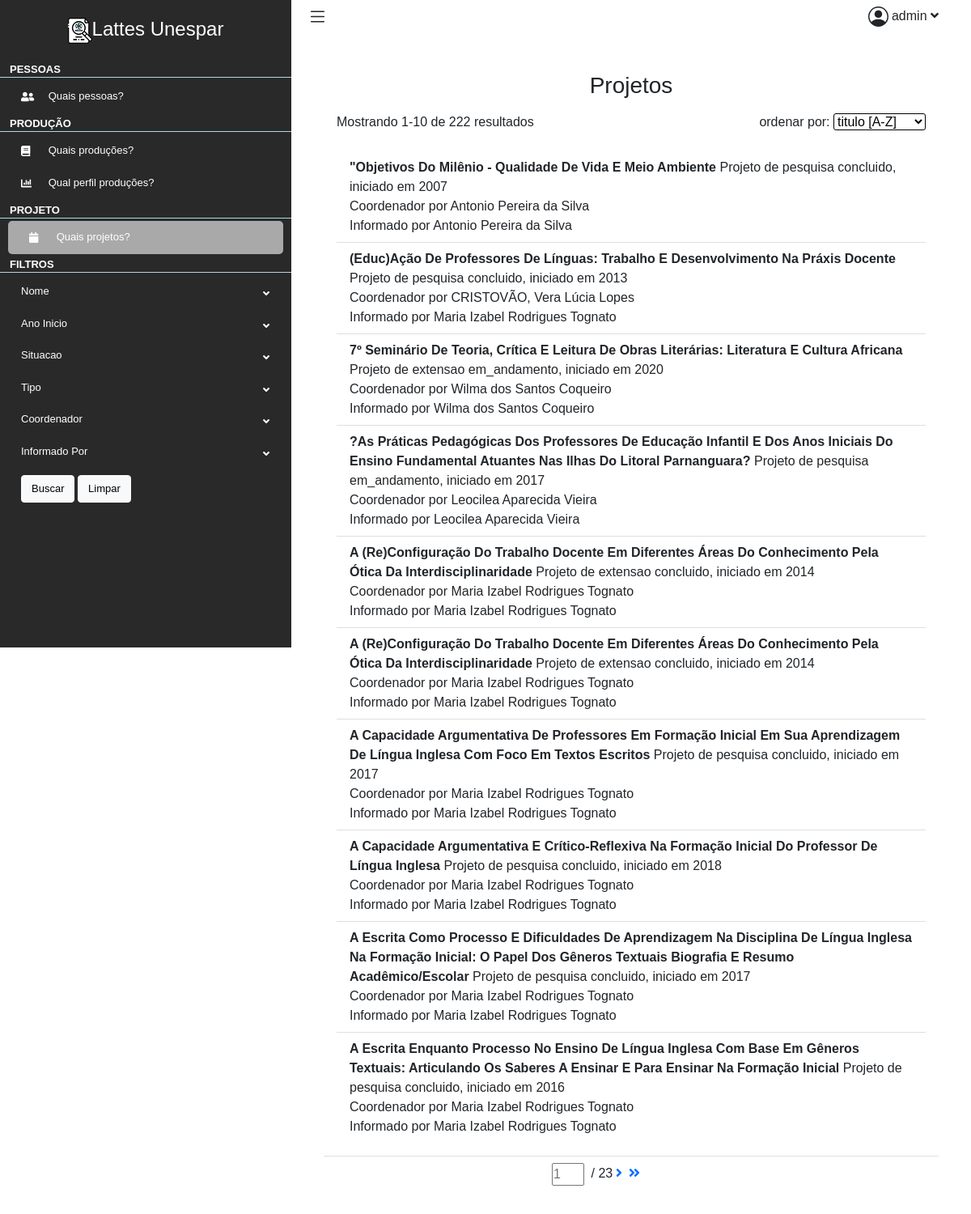
/lattes/projetos (signed in), run on the app's committed database.
### lattes/models.py (models this page shows, shortened)
class Projeto(models.Model):
    nome = models.CharField(max_length=50)
    idCurriculo = models.CharField(max_length=50)
    anoInicio = models.CharField(max_length=4)
    situacao = models.CharField(max_length=50)
    tipo = models.CharField(max_length=50)
    coordenador = models.CharField(max_length=50)
    informadoPor = models.CharField(max_length=50)

### lattes/views.py (the view)
# urls.py: path("projetos", views.projetos, name="projetos")
@login_required
def projetos(request):
    context = {}
    regex = re.compile('(-?[A-Za-z]*)')
    ordenar = regex.match(str(request.GET.get('ordenar'))).group()
    if ordenar == 'None':
        ordenar = 'nome'
    projetos_filtradas = ProjetoFilter(
        request.GET,
        queryset=Projeto.objects.all().order_by(ordenar)
    )
    p = Paginator(projetos_filtradas.qs, 10)
    page_number = request.GET.get('page')
    projeto_page = p.get_page(page_number)
    context["projeto_page"] = projeto_page
    context["projetos_filtradas"] = projetos_filtradas
    return render(request, "lattes/projetos/projetos.html", context)

### lattes/templatetags/lattes_extras.py (called while the page is built)
@register.simple_tag
def my_url(value, field_name, urlencode=None):
    url = '?{}={}'.format(field_name, value)
    if urlencode:
        querystring = urlencode.split('&')
        f_querystring = filter(lambda p: p.split('=')[0]!=field_name, querystring)
        e_querystring = '&'.join(f_querystring)
        url='{}&{}'.format(url, e_querystring)
    return url

### lattes/templates/lattes/projetos/projetos.html (shortened to what this page needs)
{% extends 'lattes/layout.html' %}
{% load lattes_extras %}
{% load static %}
{% block main %}
<div class="container-fluid p-0">
    <div class="row">
        <div class="col-12">
            <div class="card">
                <div class="card-header">
                    <h1 class="h3 mb-3" style="text-align: center;">Projetos</h1>
                    <div id="info">
                        <div>Mostrando {{ projeto_page.start_index }}-{{ projeto_page.end_index }} de {{ projeto_page.paginator.count }} resultados</div>
                        <div>ordenar por:
                            <select id="ordenar" form="filtro" name="ordenar">
                                <option value="nome">titulo [A-Z]</option>
                            </select>
                        </div>
                    </div>
                </div>
                <div class="card-body">
                    <ul class="list-group list-group-flush">
                        {% for projeto in projeto_page %}
                        <li class="list-group-item">
                            <b>{{ projeto.nome | title }}</b>
                            Projeto de {{ projeto.tipo | lower }} {{ projeto.situacao | lower}}, iniciado em {{ projeto.anoInicio }} <br>
                            Coordenador por {{ projeto.coordenador }} <br>
                            Informado por {{ projeto.informadoPor }} <br>
                        </li>
                        {% endfor %}
                    </ul>
                </div>
                <div class="card-footer">
                    <div class="paginator">
                        <form method="GET">
                            <input type="number" name="page" placeholder="{{projeto_page.number}}"> /
                            {{projeto_page.paginator.num_pages}}
                        </form>
                        {% if projeto_page.has_next %}
                        <a href="{% my_url projeto_page.next_page_number 'page' request.GET.urlencode %}"><i
                                class="fas fa-angle-right"></i></a>
                        <a href="{% my_url projeto_page.paginator.num_pages 'page' request.GET.urlencode %}"><i
                                class="fas fa-angle-double-right"></i></a>
                        {% endif %}
                    </div>
                </div>
            </div>
        </div>
    </div>
</div>
{% endblock %}
{% block filtro %}
<form method="GET" id="filtro">
    <li>
        <div class="drop-bnt">
            Nome <i class="fas fa-angle-down"></i>
        </div>
    </li>
    <li>
        <div class="drop-bnt">
            Ano Inicio <i class="fa fa-angle-down"></i>
        </div>
    </li>
    <li>
        <div class="drop-bnt">
            Situacao <i class="fas fa-angle-down"></i>
        </div>
    </li>
    <li>
        <div class="drop-bnt">
            Tipo <i class="fas fa-angle-down"></i>
        </div>
    </li>
    <li>
        <div class="drop-bnt">
            Coordenador <i class="fas fa-angle-down"></i>
        </div>
    </li>
    <li>
        <div class="drop-bnt">
            Informado Por <i class="fas fa-angle-down"></i>
        </div>
    </li>
    <div class="submit">
        <input type="submit" value="Buscar" class="btn btn-light" id="btn-submit">
        <button type="button" class="btn btn-light" onclick="Limpar()" id="btn-limpar">Limpar</button>
    </div>
</form>
{% endblock %}

### lattes/templates/lattes/layout.html (shortened to what this page needs)
{% load static %}
<!DOCTYPE html>
<html lang="pt-br">
<head>
    <link rel="stylesheet" href="{% static 'css/estilo.css' %}">
    <link href="https://cdn.jsdelivr.net/npm/bootstrap@5.0.0-beta3/dist/css/bootstrap.min.css" rel="stylesheet">
</head>
<body>
    <div class="content">
        <aside class="sidebar">
            <a href="#" class="sidebar-logo"><img src="{% static 'imagens/sidebar-logo-lattesunespar.png' %}" alt="logo lattes unespar">Lattes Unespar</a>
            <nav class="links">
                <ul>
                    <li>
                        <div class="link-title">Pessoas</div>
                        <ul>
                            <li>
                                <a href="{% url 'lattes:pessoas' %}">
                                    <i class="fas fa-user-friends"></i>
                                    Quais pessoas?
                                </a>
                            </li>
                        </ul>
                    </li>
                    <li>
                        <div class="link-title">Produção</div>
                        <ul>
                            <li>
                                <a href="{% url 'lattes:producoes' %}">
                                    <i class="fas fa-book"></i>
                                    Quais produções?
                                </a>
                            </li>
                            <li>
                                <a href="{% url 'lattes:perfilProducao' %}">
                                    <i class="fas fa-chart-bar"></i>
                                    Qual perfil produções?
                                </a>
                            </li>
                        </ul>
                    </li>
                    <li>
                        <div class="link-title">Projeto</div>
                        <ul>
                            <li>
                                <a href="{% url 'lattes:projetos' %}">
                                    <i class="fas fa-calendar"></i>
                                    Quais projetos?
                                </a>
                            </li>
                        </ul>
                    </li>
                    <li>
                        <div class="link-title">Filtros</div>
                        <ul id="filtros">
                            {% block filtro %}
                            {% endblock %}
                        </ul>
                    </li>
                </ul>
            </nav>
        </aside>
        <div class="main">
            <nav class="navbar navbar-expand navbar-light navbar-bg">
                <div class="drop-btn-sidebar">
                </div>
                <div class="drop-bnt" id="user-icon">
                    {{request.user.username}}
                    <i class="fas fa-angle-down"></i>
                </div>
            </nav>
            <main>
                {% block main %}
                {% endblock %}
            </main>
        </div>
</body>
</html>

### lattes/static/css/estilo.css (style rules this page uses)
* { padding: 0; margin: 0; font-family: sans-serif, Poppins,Helvetica Neue,Arial; }
:root { --primary-dark: #292929; --primary: #363636; --secundary-dark: #487b94; --secundary: #98bbd6; --white: #d3dedc; }
body { font-size: .825rem; font-weight: 400; line-height: 1.625; }
#info { display: flex; justify-content: space-between; }
main { flex: 1; width: 100%; padding: 2.5rem 2.5rem 1.5rem; }
#user-icon { position: absolute; right: 40px; cursor: pointer; }
#user-icon .fa-angle-down { position: static; }
.main { display: flex; flex-direction: column; background-color: #fff; margin-left: 360px; width: 100%; min-height: 100vh; }
.navbar { width: 100%; position: relative; padding: .875rem 1.25rem; background-color: #fff; }
.main .card { border: 0 solid transparent; margin-bottom: 20px; }
.main .card-header { background-color: #fff; border-bottom: 0 solid transparent; }
.main .card-footer { border-bottom: 0 solid transparent; margin-bottom: 20px; background-color: #fff; }
.paginator { width: 28%; margin: 0 auto 0; display: flex; }
.paginator input,.paginator i { margin: 0 4px 0; width: 40px; vertical-align: middle; }
.content { display: flex; flex-direction: row; height: 100%; }
.links ul { list-style: none; padding: 0; }
.sidebar a ,.sidebar a:hover { text-decoration: none; color: white; }
.links i { display: inline-block; vertical-align: middle; margin-right: 10px; width: 20px; }
.links li, #filtros { direction: inherit; box-sizing: border-box!important; position: relative; display: block; height: 100%; width: auto; max-width: 100%; max-height: 100%; font-size: 13px; font-weight: 400; }
.links .link-title { min-height: 20px; text-transform: uppercase; font-size: 13px; font-weight: 700; padding: 0 5px 0 12px; margin: 0; margin-top:3px; margin-bottom: 3px; border-bottom: 1px solid lightblue; }
.sidebar { position: fixed; background-color: var(--primary-dark); color: white; width: 360px; height: 100vh; overflow: auto; }
.sidebar-logo { font-weight: 500; font-size: 1.5rem; padding: 1.15rem 1.5rem; display: block; text-align: center; color: #fff; }
.sidebar-logo img { vertical-align: middle; }
.drop-bnt .fa-angle-down { position: absolute; right: 1.7rem; top: 1rem; }
.submit input, .submit button { font-size: 13px; }
.drop-btn-sidebar { cursor: pointer; }
.links a,#filtros .drop-bnt { display: block; padding: .625rem 1.625rem; cursor: pointer; }
#filtros .submit,#filtros .wrapper.wrapper.show { margin: .625rem 1.625rem; }
#filtro input, #filtro select { position: relative; left: 50%; transform: translateX(-50%) }
#filtro #btn-submit { position: inherit; transform: translateX(0); }
#ordenar { border: 1px solid black; border-radius: 3px; background-color: white; }
.list-group-item { position: relative; }
.drop-bnt { cursor: pointer; }

### data on the page
Projeto: nome "\"Objetivos Do Milênio - Qualidade De Vida E Meio Ambiente", tipo "pesquisa", situacao "concluido", anoInicio "2007", coordenador "Antonio Pereira da Silva", informadoPor "Antonio Pereira da Silva"
Projeto: nome "(Educ)Ação De Professores De Línguas: Trabalho E Desenvolvimento Na Práxis Docente", tipo "pesquisa", situacao "concluido", anoInicio "2013", coordenador "CRISTOVÃO, Vera Lúcia Lopes", informadoPor "Maria Izabel Rodrigues Tognato"
Projeto: nome "7º Seminário De Teoria, Crítica E Leitura De Obras Literárias: Literatura E Cultura Africana", tipo "extensao", situacao "em_andamento", anoInicio "2020", coordenador "Wilma dos Santos Coqueiro", informadoPor "Wilma dos Santos Coqueiro"
Projeto: nome "?As Práticas Pedagógicas Dos Professores De Educação Infantil E Dos Anos Iniciais Do Ensino Fundamental Atuantes Nas Ilhas Do Litoral Parnanguara?", tipo "pesquisa", situacao "em_andamento", anoInicio "2017", coordenador "Leocilea Aparecida Vieira", informadoPor "Leocilea Aparecida Vieira"
Projeto: nome "A (Re)Configuração Do Trabalho Docente Em Diferentes Áreas Do Conhecimento Pela Ótica Da Interdisciplinaridade", tipo "extensao", situacao "concluido", anoInicio "2014", coordenador "Maria Izabel Rodrigues Tognato", informadoPor "Maria Izabel Rodrigues Tognato"
Projeto: nome "A (Re)Configuração Do Trabalho Docente Em Diferentes Áreas Do Conhecimento Pela Ótica Da Interdisciplinaridade", tipo "extensao", situacao "concluido", anoInicio "2014", coordenador "Maria Izabel Rodrigues Tognato", informadoPor "Maria Izabel Rodrigues Tognato"
Projeto: nome "A Capacidade Argumentativa De Professores Em Formação Inicial Em Sua Aprendizagem De Língua Inglesa Com Foco Em Textos Escritos", tipo "pesquisa", situacao "concluido", anoInicio "2017", coordenador "Maria Izabel Rodrigues Tognato", informadoPor "Maria Izabel Rodrigues Tognato"
Projeto: nome "A Capacidade Argumentativa E Crítico-Reflexiva Na Formação Inicial Do Professor De Língua Inglesa", tipo "pesquisa", situacao "concluido", anoInicio "2018", coordenador "Maria Izabel Rodrigues Tognato", informadoPor "Maria Izabel Rodrigues Tognato"
Projeto: nome "A Escrita Como Processo E Dificuldades De Aprendizagem Na Disciplina De Língua Inglesa Na Formação Inicial: O Papel Dos Gêneros Textuais Biografia E Resumo Acadêmico/Escolar", tipo "pesquisa", situacao "concluido", anoInicio "2017", coordenador "Maria Izabel Rodrigues Tognato", informadoPor "Maria Izabel Rodrigues Tognato"
Projeto: nome "A Escrita Enquanto Processo No Ensino De Língua Inglesa Com Base Em Gêneros Textuais: Articulando Os Saberes A Ensinar E Para Ensinar Na Formação Inicial", tipo "pesquisa", situacao "concluido", anoInicio "2016", coordenador "Maria Izabel Rodrigues Tognato", informadoPor "Maria Izabel Rodrigues Tognato"

### other printed values
{{ request.user.username }} "admin"
{{ projeto_page.start_index }} "1"
{{ projeto_page.end_index }} "10"
{{ projeto_page.paginator.count }} "222"
{{ projeto_page.paginator.num_pages }} "23"
